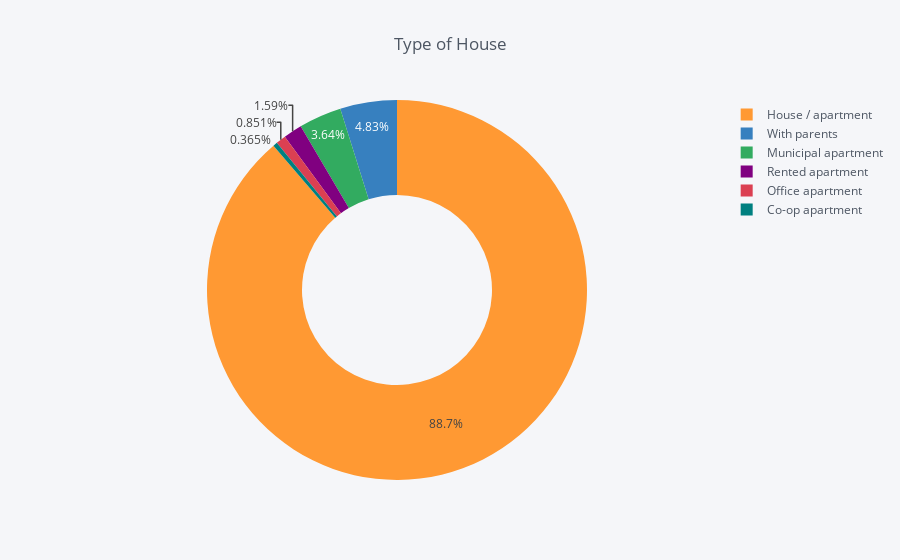

Here is the notebook cell this chart was saved with:
### Code cell
temp = application_train_df["NAME_HOUSING_TYPE"].value_counts()
df = pd.DataFrame({'labels': temp.index,
                   'values': temp.values
                  })
df.iplot(kind='pie',labels='labels',values='values', title='Type of House', hole = 0.5)

### Figure 1 — Plotly figure (JSON) as saved in the notebook; plotly's stock layout.template omitted (floating-point values rounded to 4 significant figures)
{"data": [{"hole": 0.5, "labels": ["House / apartment", "With parents", "Municipal apartment", "Rented apartment", "Office apartment", "Co-op apartment"], "marker": {"colors": ["rgba(255, 153, 51, 1.0)", "rgba(55, 128, 191, 1.0)", "rgba(50, 171, 96, 1.0)", "rgba(128, 0, 128, 1.0)", "rgba(219, 64, 82, 1.0)", "rgba(0, 128, 128, 1.0)"]}, "name": "", "type": "pie", "values": [272868, 14840, 11183, 4881, 2617, 1122]}], "layout": {"legend": {"bgcolor": "#F5F6F9", "font": {"color": "#4D5663"}}, "paper_bgcolor": "#F5F6F9", "plot_bgcolor": "#F5F6F9", "title": "Type of House", "titlefont": {"color": "#4D5663"}}}
